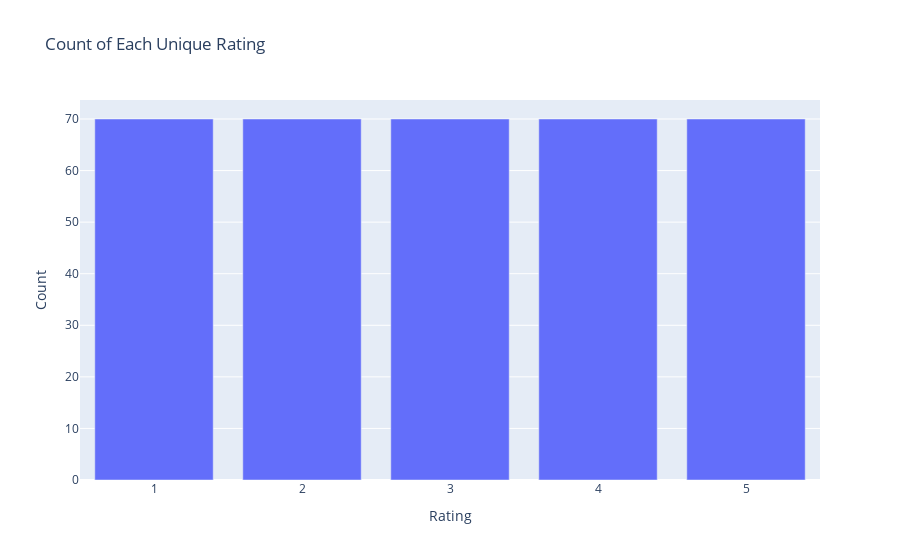

Source (notebook cell):
### Code cell
display_ratings(test_df)

### Figure 1 — Plotly figure (JSON) as saved in the notebook; plotly's stock layout.template omitted (floating-point values rounded to 4 significant figures)
{"data": [{"alignmentgroup": "True", "hovertemplate": "Rating=%{x}<br>Count=%{y}<extra></extra>", "legendgroup": "", "marker": {"color": "#636efa", "pattern": {"shape": ""}}, "name": "", "offsetgroup": "", "orientation": "v", "showlegend": false, "textposition": "auto", "type": "bar", "x": [2, 1, 3, 4, 5], "xaxis": "x", "y": [70, 70, 70, 70, 70], "yaxis": "y"}], "layout": {"barmode": "relative", "legend": {"tracegroupgap": 0}, "title": {"text": "Count of Each Unique Rating"}, "xaxis": {"anchor": "y", "domain": [0, 1], "title": {"text": "Rating"}}, "yaxis": {"anchor": "x", "domain": [0, 1], "title": {"text": "Count"}}}}
